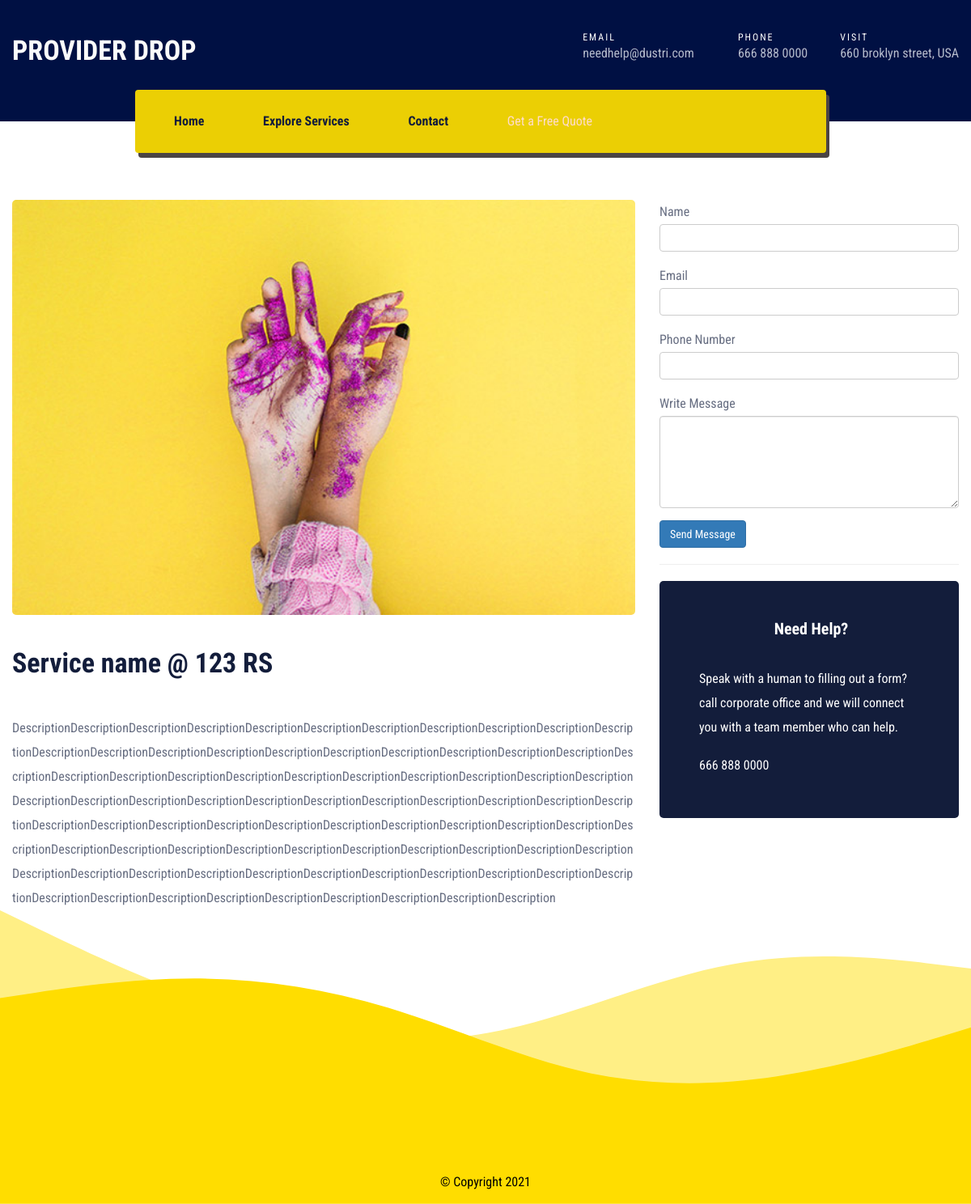
/all-services/service-details.php?id=3, run on the app's committed database.
### tables this page shows
CREATE TABLE `services` (
  `id` int(11) NOT NULL,
  `name` varchar(191) NOT NULL,
  `price` varchar(191) NOT NULL,
  `photo` varchar(11) NOT NULL,
  `cname` varchar(191) NOT NULL,
  `description` text NOT NULL
);

### all-services/admin/common/config.php (called while the page is built, shortened)
<?php
class config
{
	public function __construct()
	{
		$this->config=mysqli_connect("localhost","root","","service");
	}
	public function selectServicesById($id)
	{
		$result= mysqli_query($this->config,"SELECT * FROM `services` WHERE id='".$id."'");
		return $result;
	}
}

### all-services/service-details.php (the view, shortened to what this page needs)
<?php
   include "admin/common/config.php";
   $demo=new config;
   if(isset($_GET['id'])){
      $id=$_GET['id'];
      $data=$demo->selectServicesById($id);
   }
?>
<!DOCTYPE html>
<html xmlns="http://www.w3.org/1999/xhtml" xml:lang="en-US" lang="en-US">
   <head>
      <?php include "common/css.php" ?>
   </head>
   <body>
      <?php include "common/header.php" ?>
      <div class="main-home1 mt-8">
         <div class="container">
            <div class="row">
               <?php
                  while($js=mysqli_fetch_assoc($data)){
                  ?>
               <div class="col-lg-8 col-md-8 col-sm-12">
                  <div class="service-wrap">
                     <article class="post post-wrap">
                        <div class="featured-post">
                           <div class="post-img">
                              <img src="admin/serices-upload/<?php echo $js['photo'];?>" alt="image" style="width: 100%">
                           </div>
                        </div>
                        <div class="content-post">
                           <h2 class="content-post-h2"><?php echo $js['name'];?> @ <?php echo $js['price'];?> RS</h2>
                           <p style="word-break: break-all;"><?php echo $js['description'];?></p>
                        </div>
                     </article>
                  </div>
               </div>
               <div class="col-lg-4 col-md-4 col-sm-12">
                  <div class="sidebar-wrap sidebar">
                     <div class="widget widget-service-post">
                        <div class="form-submit">
                           <form action="insertservice.php" method="post">
                              <div class="form-group">
                                 <label for="name">Name</label>
                                 <input name="name" type="text" required="required" class="form-control">
                              </div>
                              <div class="form-group">
                                 <label for="name">Email</label>
                                 <input name="email" type="email" required="required" class="form-control">
                              </div>
                             <div class="form-group">
                                 <label for="name">Phone Number</label>
                                 <input name="phone" type="text" required="required" class="form-control">
                              </div>
                              <div class="form-group">
                                 <label for="name">Write Message</label>
                                 <textarea name="message" required="required" required="" class="form-control" rows="5"></textarea>
                              </div>
                              <button type="submit" name="submit" class="btn btn-primary">Send Message</button>
                           </form>
                        </div>
                     </div>
                    <hr>
                     <div class="widget-need-help">
                        <h4 class="heading">Need Help?</h4>
                        <p>Speak with a human to filling out a form? call corporate office and we will connect you with a team member who can help.</p>
                        <p>666 888 0000</p>
                     </div>
                  </div>
               </div>
               <?php } ?>
            </div>
         </div>
      </div>
      <?php include "common/footer.php" ?>
   </body>
</html>

### all-services/stylesheets/style.css (style rules this page uses)
html { overflow-y: scroll; -webkit-text-size-adjust: 100%; -ms-text-size-adjust: 100%; }
body { line-height: 1; -webkit-font-smoothing: antialiased; -webkit-text-size-adjust: 100%; -ms-text-size-adjust: 100%; }
a, abbr, acronym, address, applet, article, aside, audio, b, big, blockquote, body, caption, canvas, center, cite, code, dd, del, details, dfn, dialog, div, dl, dt, em, embed, fieldset, figcaption, figure, form, footer, header, hgroup, h1, h2, h3, h4, h5, h6, html, i, iframe, img, ins, kbd, label, legend, li, mark, menu, nav,object, ol, output, p, pre, q, ruby, s, samp, section, small, span, strike, strong, sub, summary, sup, tt, table, tbody, textarea, tfoot, thead, time, tr, th, td, u, ul, var, video { font-family: inherit; font-size: 100%; font-weight: inherit; font-style: inherit; vertical-align: baseline; margin: 0; padding: 0; border: 0; outline: 0; background: transparent; }
article, aside, details, figcaption, figure, footer, header, hgroup, menu, nav, section { display: block; }
img { border: 0; -ms-interpolation-mode: bicubic; vertical-align: middle; }
button, input, select, textarea { font-size: 100%; margin: 0; max-width: 100%; vertical-align: baseline; -webkit-box-sizing: border-box; -moz-box-sizing: border-box; box-sizing: border-box; }
button, input { line-height: normal; }
input, textarea { background-image: -webkit-linear-gradient(hsla(0,0%,100%,0), hsla(0,0%,100%,0)); }
button, input[type="button"], input[type="reset"], input[type="submit"] { line-height: 1; cursor: pointer; -webkit-appearance: button; border: none; }
*, *:before, *:after { -webkit-box-sizing: border-box; -moz-box-sizing: border-box; box-sizing: border-box; }
body { font: 16px/30px "Roboto Condensed", sans-serif; font-weight: 400; background-color: #fff; color: #666d81; }
img { max-width: 100%; height: auto; }
button { border: none; }
button, input[type="button"], input[type="reset"], input[type="submit"] { display: inline-block; color: #fff; font-size: 16px; color: #fff; background: #f2f3f5; font-weight: 600; position: relative; -webkit-transition: all 0.3s ease-in-out; -moz-transition: all 0.3s ease-in-out; -ms-transition: all 0.3s ease-in-out; -o-transition: all 0.3s ease-in-out; transition: all 0.3s ease-in-out; }
.btn { background-image: none; }
textarea, input[type="text"], input[type="submit"], input[type="password"], input[type="datetime"], input[type="datetime-local"], input[type="date"], input[type="month"], input[type="time"], input[type="week"], input[type="number"], input[type="email"], input[type="url"], input[type="search"], input[type="tel"], input[type="color"], .uneditable-input, .dropdown-menu, .navbar .nav > .active > a, .navbar .nav > .active > a:hover, .navbar .nav > .active > a:focus { -webkit-appearance: none; text-shadow: none; -webkit-box-shadow: none; -moz-box-shadow: none; -o-box-shadow: none; box-shadow: none; color: #666d81; }
h1, h2, h3, h4, h5, h6 { font-family: 'Roboto Condensed', sans-serif; font-weight: 700; color: #131d3b; }
h2 { font-size: 20px; line-height: 26px; }
h4 { font-size: 14px; line-height: 18px; }
p { line-height: 30px; }
article .featured-post { position: relative; }
article .featured-post .post-img { position: relative; border-radius: 5px; overflow: hidden; }
article .featured-post img, .themesflat_sc_vc-teammembers:hover .team-image img { -webkit-transition: all 0.7s ease-in-out; -moz-transition: all 0.7s ease-in-out; -ms-transition: all 0.7s ease-in-out; -o-transition: all 0.7s ease-in-out; transition: all 0.7s ease-in-out; }
.sidebar .widget.widget-service-post { padding: 0; border: none; }
.widget-need-help { padding: 50px 44px 50px 49px; border-radius: 5px; background-color: #131d3b; }
.widget-need-help .heading { font-size: 20px; color: #fff; margin-bottom: 38px; }
.widget-need-help p { color: #fff; }
.widget-need-help p:not(:last-child) { margin-bottom: 17px; }

### all-services/stylesheets/custom.css (style rules this page uses)
.heading { font-size: 60px; font-style: normal; font-weight: 700; text-align: center; margin-bottom: 45px; }
.mt-8 { margin-top: 8%; }
.content-post-h2 { font-size: 34px;margin-top: 46px;margin-bottom: 53px; }

### data on the page
services: photo (picture), name "Service name", price "123", description "DescriptionDescriptionDescriptionDescriptionDescriptionDescriptionDescriptionDescriptionDescriptionDescriptionDescriptionDescriptionDescriptionDescriptionDescriptionDescriptionDescriptionDescriptionDescriptionDescriptionDescriptionDescriptionDescriptionDescriptionDescriptionDescriptionDescriptionDescriptionDescriptionDescriptionDescriptionDescriptionDescriptionDescriptionDescriptionDescriptionDescriptionDescriptionDescriptionDescriptionDescriptionDescriptionDescriptionDescriptionDescriptionDescriptionDescriptionDescriptionDescriptionDescriptionDescriptionDescriptionDescriptionDescriptionDescriptionDescriptionDescriptionDescriptionDescriptionDescriptionDescriptionDescriptionDescriptionDescrip…"
